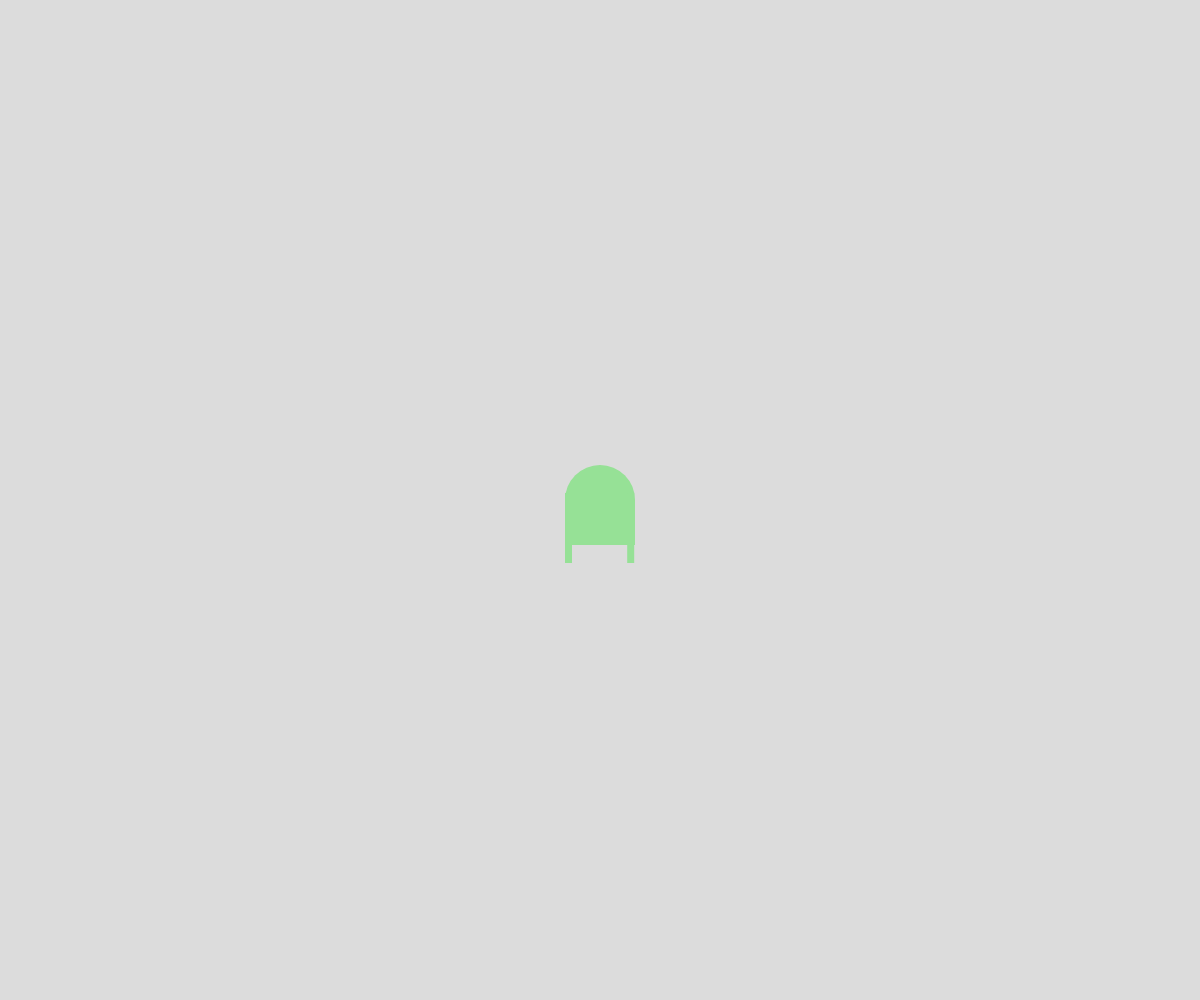
Frame 1 (no input)
Frame 60 (no input): identical to frame 1, image omitted
Frame 120 (the mouse pressed at the canvas centre since frame 60): identical to frame 1, image omitted

The p5.js sketch that drew this single still picture (run headless with seeded random() and noise() and a simulated clock; from frame 60 on, the mouse is pressed at the canvas centre):

// p5.js sketch
// ── sketch.js
// Multiple Keys and Outlines
// Peyton Salzsauler
// September 15, 2025
//
//key is down 
// function setup(){
//   createCanvas(windowWidth, windowHeight);
// }
// function draw(){
//   background(220);
//   checkMulti();
  
// }
// function checkMulti(){
//   strokeWeight(mouseX / 10);
//   stroke(255,0,0);
//   //check for multiple keypresses (3 simulatenous)
//   let a = keyIsDown(65);
//   let b = keyIsDown(66);
//   let c = keyIsDown(67);
//   textSize(40);
//   text("a:" + a + "\tb:" + b + "\tc:" + c, 100, 300);

// }
let HeadSize = 70
function setup(){
  createCanvas(windowWidth, windowHeight);
}
function draw(){
  background(220);
  shape();
}
function shape(){
  noStroke();
  fill(150,225,150);
  circle(width/2, height/2, HeadSize);
  rect((width-70)/2, (height)/2, HeadSize, 45);
  rect(width/2-(HeadSize/2), (height/2)-(HeadSize/10), HeadSize/10, 70)
  rect(width/2+(HeadSize/2)-7.8, (height/2)-(HeadSize/10), HeadSize/10, 70)
}
